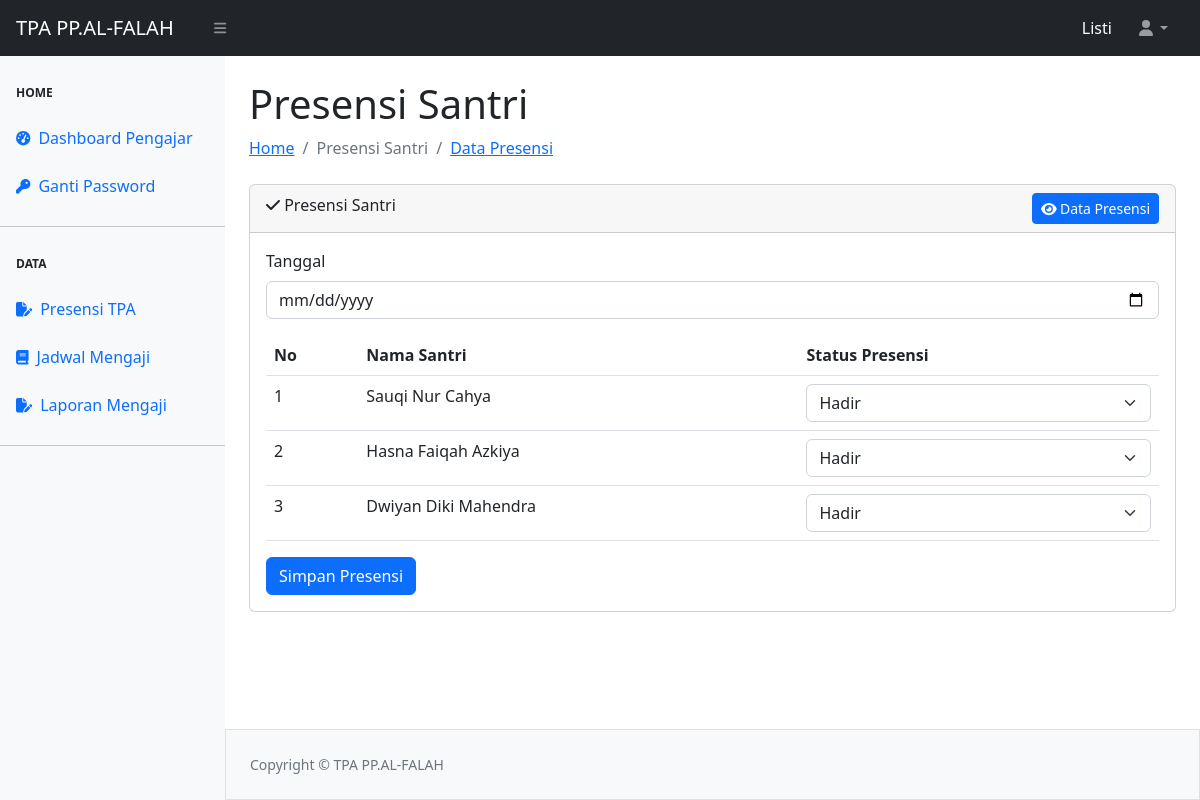
The app's page /presensi/presensi.php (signed in) with its own data.
### tables this page shows
CREATE TABLE `tbl_newuser` (
  `id` int(11) NOT NULL,
  `username` varchar(50) NOT NULL,
  `password` varchar(255) NOT NULL,
  `role` enum('admin','santri') NOT NULL,
  `nama` varchar(100) NOT NULL,
  `telpon` varchar(50) NOT NULL,
  `alamat` varchar(100) NOT NULL
);

### presensi/presensi.php (the view, shortened to what this page needs)
<?php
require_once "../config.php";
require_once "../template/header.php";
require_once "../template/navbar.php";
require_once "../template/sidebarguru.php";
$querySantri = mysqli_query($koneksi, "SELECT id, nama FROM tbl_newuser WHERE role = 'santri'");
?>
<div id="layoutSidenav_content">
    <main>
        <div class="container-fluid px-4">
            <h1 class="mt-4">Presensi Santri</h1>
            <ol class="breadcrumb mb-4">
                <li class="breadcrumb-item"><a href="../guru_dashboard.php">Home</a></li>
                <li class="breadcrumb-item active">Presensi Santri</li>
                <li class="breadcrumb-item"><a href="rekap-Presensi-guru.php">Data Presensi</a></li>
            </ol>
            <div class="card mb-4">
                <div class="card-header">
                    <i class="fa-solid fa-check"></i> Presensi Santri
                    <a href="rekap-Presensi-guru.php" class="btn btn-sm btn-primary float-end ms-1"><i class="fa-solid fa-eye"></i> Data Presensi</a>
                </div>
                <div class="card-body">
                    <form action="Presensi.php" method="POST">
                        <div class="mb-3">
                            <label for="tanggal" class="form-label">Tanggal</label>
                            <input type="date" class="form-control" id="tanggal" name="tanggal" required>
                        </div>
                        <table class="table table-hover">
                            <thead>
                                <tr>
                                    <th>No</th>
                                    <th>Nama Santri</th>
                                    <th>Status Presensi</th>
                                </tr>
                            </thead>
                            <tbody>
                                <?php
                                $no = 1;
                                while ($santri = mysqli_fetch_assoc($querySantri)) { ?>
                                    <tr>
                                        <td><?= $no++ ?></td>
                                        <td><?= htmlspecialchars($santri['nama']) ?></td>
                                        <td>
                                            <select name="Presensi[<?= $santri['id'] ?>]" class="form-select" required>
                                                <option value="Hadir">Hadir</option>
                                            </select>
                                        </td>
                                    </tr>
                                <?php } ?>
                            </tbody>
                        </table>
                        <button type="submit" class="btn btn-primary">Simpan Presensi</button>
                    </form>
                </div>
            </div>
        </div>
    </main>
<?php
require_once "../template/footer.php";
?>

### records on screen
tbl_newuser: nama "Sauqi Nur Cahya", id "Hadir"
tbl_newuser: nama "Hasna Faiqah Azkiya", id "Hadir"
tbl_newuser: nama "Dwiyan Diki Mahendra", id "Hadir"

### other values on screen
$_SESSION['ssUser'] "Listi"
